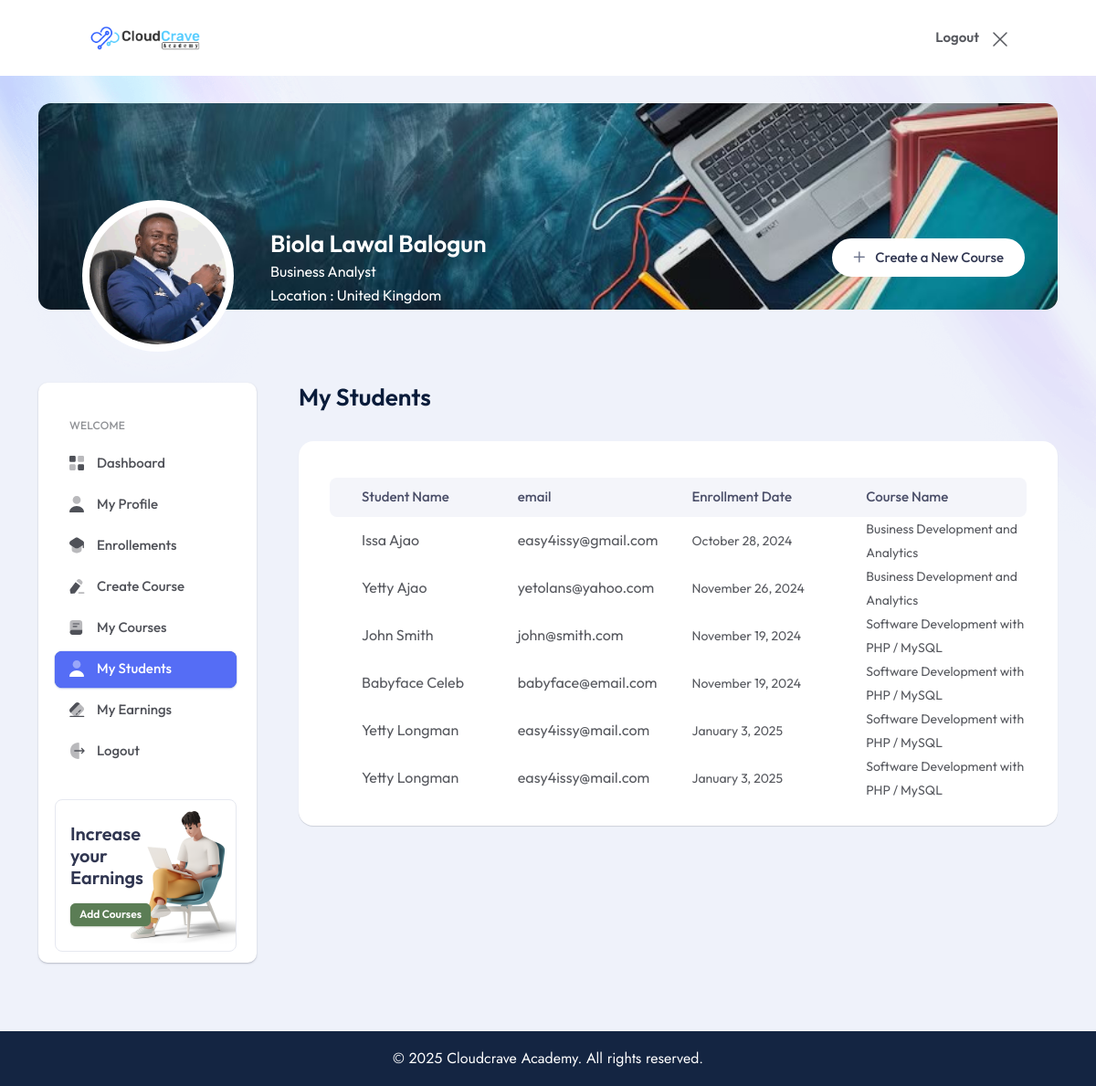
The page /instructor_students.php (signed in) on the database its author committed.
### tables this page shows
CREATE TABLE `instructors` (
  `instructor_id` int(11) NOT NULL,
  `instructor_name` varchar(255) NOT NULL,
  `bio` text DEFAULT NULL,
  `current_role` varchar(225) DEFAULT NULL,
  `profile_picture` varchar(255) DEFAULT NULL,
  `created_at` timestamp NOT NULL DEFAULT current_timestamp(),
  `gender` varchar(50) DEFAULT NULL,
  `location` varchar(255) DEFAULT NULL,
  `status` enum('pending','approved','rejected') DEFAULT 'pending',
  `email` varchar(255) NOT NULL,
  `password` varchar(255) NOT NULL,
  `phone_number` varchar(20) DEFAULT NULL,
  `bank_account_details` varchar(225) DEFAULT NULL
);

CREATE TABLE `students` (
  `student_id` int(11) NOT NULL,
  `name` varchar(255) NOT NULL,
  `email` varchar(255) NOT NULL,
  `created_at` timestamp NOT NULL DEFAULT current_timestamp(),
  `student_status` enum('Prospective Student','Current Student','Alumni') NOT NULL DEFAULT 'Prospective Student',
  `picture` varchar(255) DEFAULT 'assets/img/default-avatar.png',
  `phone` varchar(20) DEFAULT NULL,
  `gender` enum('Male','Female','Other') DEFAULT NULL,
  `city` varchar(100) DEFAULT NULL,
  `state_province` varchar(100) DEFAULT NULL,
  `country` varchar(100) DEFAULT NULL,
  `education` varchar(255) DEFAULT NULL,
  `field_study` varchar(255) DEFAULT NULL,
  `current_job_title` varchar(255) DEFAULT NULL,
  `employer_name` varchar(255) DEFAULT NULL,
  `special_requirements` text DEFAULT NULL,
  `how_did_you_hear_about_us` varchar(255) DEFAULT NULL,
  `agree_to_terms` tinyint(1) NOT NULL DEFAULT 0
);

CREATE TABLE `courses` (
  `course_id` int(11) NOT NULL,
  `course_name` varchar(255) NOT NULL,
  `category_id` int(11) DEFAULT NULL,
  `description` text DEFAULT NULL,
  `price` decimal(10,2) DEFAULT NULL,
  `discount_percentage` decimal(5,2) DEFAULT 0.00,
  `course_image_url` varchar(255) DEFAULT NULL,
  `intro_video_url` varchar(255) DEFAULT NULL,
  `duration` int(11) DEFAULT NULL,
  `prerequisites` text DEFAULT NULL,
  `level` enum('Beginner','Intermediate','Advanced') DEFAULT NULL,
  `created_at` timestamp NOT NULL DEFAULT current_timestamp(),
  `updated_at` timestamp NOT NULL DEFAULT current_timestamp() ON UPDATE current_timestamp(),
  `home_featured` int(10) NOT NULL,
  `banner_featured` int(10) NOT NULL,
  `status` enum('Draft','Published','Approved') DEFAULT 'Draft',
  `instructor_id` int(11) DEFAULT NULL,
  `mode` enum('Virtual','Physical','Recorded') DEFAULT 'Virtual',
  `registration_deadline` date DEFAULT NULL,
  `session_duration` int(11) NOT NULL,
  `session_duration_unit` enum('minutes','hours') NOT NULL,
  `start_datetime` datetime DEFAULT NULL,
  `timezone` varchar(50) NOT NULL,
  `training_days` set('Monday','Tuesday','Wednesday','Thursday','Friday','Saturday','Sunday') NOT NULL,
  `daily_start_time` time NOT NULL
);

### instructor_students.php (the view, shortened to what this page needs)
<!doctype html>
<html class="no-js" lang="zxx">
<head>
   <link rel="stylesheet" href="assets/css/bootstrap.css">
   <link rel="stylesheet" href="assets/css/animate.css">
   <link rel="stylesheet" href="assets/css/swiper-bundle.css">
   <link rel="stylesheet" href="assets/css/slick.css">
   <link rel="stylesheet" href="assets/css/magnific-popup.css">
   <link rel="stylesheet" href="assets/css/flatpickr.min.css">
   <link rel="stylesheet" href="assets/css/font-awesome-pro.css">
   <link rel="stylesheet" href="assets/css/spacing.css">
   <link rel="stylesheet" href="assets/css/main.css">
</head>
   <body>
       <header class="header-area">
         <div class="tp-header-2 tp-header-new-course">
            <div class="container-fluid">
               <div class="row align-items-center">
                  <div class="col-2">
                     <div class="tp-header-2-right d-flex align-items-center">
                        <div class="logo tp-header-logo">
                           <a href="index.html">
                              <img src="assets/img/logo/logo-black.png" alt="logo">
                           </a>
                        </div>
                     </div>
                  </div>
                  <div class="col-10">
                     <div class="tp-header-new-course-right d-flex justify-content-end">
                        <div class="tp-header-new-course-option d-none d-sm-block">
                           <a class="draft" href="logout.php">Logout</a>
                       </div>
                        <span>
                           <a href="logout.php"></a>
                        </span>
                     </div>
                  </div>
               </div>
            </div>
         </div>
      </header>
      <main class="tp-dashboard-body-bg">
   <?php
include_once 'connect.php';
$instructor_id = $_SESSION['instructor_id'];
$query = "SELECT * FROM instructors WHERE instructor_id = $instructor_id";
$result = $conn->query($query);
if ($result && $result->num_rows > 0) {
    $instructor = $result->fetch_assoc();
    $instructor_name = $instructor['instructor_name'];
    $location = $instructor['location'];
    $profile_picture = $instructor['profile_picture'];
    $role = $instructor['current_role'];
} else {
    $instructor_name = "Unknown Instructor";
    $location = "Not Assigned";
    $profile_picture = "default.jpg";
}
?>
         <section class="tp-dashboard-banner-wrap">
            <div class="tp-dashboard-banner-shape"><img src="assets/img/dashboard/bg/dashboard-bg-shape-1.jpg" alt=""></div>
            <div class="container">
               <div class="row">
                  <div class="col-lg-12">
                     <div class="tp-dashboard-banner-bg mt-30" data-background="assets/img/dashboard/bg/dashboard-bg-1.jpg">
                        <div class="tp-instructor-wrap d-flex justify-content-between">
                           <div class="tp-instructor-info d-flex">
                              <div class="tp-instructor-avatar">
                                 <img src="assets/uploads/instructors/<?php echo $profile_picture; ?>" alt=""  class="circular-image" width=120>
                              </div>
                              <div class="tp-instructor-content">
                                 <h4 class="tp-instructor-title"><?php echo $instructor_name; ?>  </h4>
                                 <div class="tp-instructor-rate  d-flex align-items-center">
                                    <span> <?php echo htmlspecialchars($role); ?> </span>
                                 </div>
                                 <div class="tp-instructor-rate  d-flex align-items-center">
                                    <span>Location : <?php echo htmlspecialchars($location); ?>  </span>
                                 </div>
                              </div>
                           </div>
                           <div class="tp-instructor-course-btn">
                              <a class="tp-btn-add-course" href="create_course.php"><i class="fa-regular fa-plus"></i> Create a New Course</a>
                           </div>
                        </div>
                     </div>
                  </div>
               </div>
            </div>
         </section>
         <section class="tpd-main pb-75">
            <div class="container">
               <div class="row">
                  <div class="col-lg-3">
                     <?php
         require_once 'instructor_menu.php';
                          ?>
                  </div>
                  <div class="col-lg-9">
                     <div class="tpd-content-layout">
                        <section class="tp-dashboard-course-wrapper">
                           <div class="row">
                              <div class="col-8">
                                 <div class="tp-dashboard-section">
                                    <h2 class="tp-dashboard-title">My Students</h2>
                                 </div>
                              </div>
                           </div>
                           <div class="row">
                              <div class="col-12">
                                 <div class="tp-dashboard-course-list">
                                    <ul>
                                       <li class="active">
                                          <div class="tp-dashboard-course-item">
                                          <div class="tp-dashboard-course-enroll">
                                                <h5 class="tp-dashboard-course-name-title">Student Name</h5>
                                             </div>
                                             <div class="tp-dashboard-course-enroll">
                                                <span>email  </span>
                                             </div>
                                             <div class="tp-dashboard-course-enroll">
                                                <span>Enrollment Date  </span>
                                             </div>
                                             <div class="tp-dashboard-course-rating">
                                                <span>Course Name </span>
                                             </div>
                                          </div>
                                       </li>
                                       <?php
include('connect.php');
$query = "SELECT s.student_id, s.name AS name, s.email, s.student_status, s.created_at, c.course_name
          FROM students s
          INNER JOIN enrollments e ON s.student_id = e.student_id
          INNER JOIN courses c ON e.course_id = c.course_id
          WHERE c.instructor_id = ?";
if ($stmt = mysqli_prepare($conn, $query)) {
    mysqli_stmt_bind_param($stmt, 'i', $instructor_id);
    mysqli_stmt_execute($stmt);
    $result = mysqli_stmt_get_result($stmt);
    if (mysqli_num_rows($result) > 0) {
        while ($row = mysqli_fetch_assoc($result)) {
         ?>
        <div class="tp-dashboard-course-item">
        <div class="tp-dashboard-course-enroll">
                                                <h5 class="tp-dashboard-course-name-title">
                        <?php echo htmlspecialchars($row['name']); ?>
                    </h5>
                </div>
                <div class="tp-dashboard-course-enroll">
                    <span><?php echo htmlspecialchars($row['email']); ?></span>
                </div>
                <div class="tp-dashboard-course-rating">
                    <span><?php echo date('F j, Y', strtotime($row['created_at'])); ?></span>
                </div>
                <div class="tp-dashboard-course-rating">
                <span><?php echo htmlspecialchars($row['course_name']); ?></span>
                </div>
            </div>
            <?php
        }
    } else {
        echo "<p>No students found for this instructor.</p>";
    }
} else {
    echo "<script type='text/javascript'>console.error('Error preparing the statement: " . mysqli_error($conn) . "');</script>";
}
?>
                                    </ul>
                                 </div>
                              </div>
                           </div>
                        </section>
                  </div>
               </div>
            </div>
         </section>
      </main>
       <footer>
        <div class="tp-footer-bottom tpd-dashboard-footer-bottom">
           <div class="container">
              <div class="row">
                 <div class="col-lg-12">
                    <div class="tp-footer-copyright text-center">
                       <span>© <?php echo date("Y"); ?> <a href="#">Cloudcrave Academy</a>. All rights reserved.</span>
                    </div>
                 </div>
              </div>
           </div>
        </div>
     </footer>
   </body>
</html>

### assets/css/spacing.css (style rules this page uses)
.mt-30 { margin-top:30px }
.pb-75 { padding-bottom:75px }

### rows shown on the page
instructors: profile_picture (picture), instructor_name "Biola Lawal Balogun", current_role "Business Analyst", location "United Kingdom"
students: name "Issa Ajao", email "easy4issy@gmail.com", created_at "October 28, 2024", courses.course_name "Business Development and Analytics"
students: name "Yetty Ajao", email "yetolans@yahoo.com", created_at "November 26, 2024", courses.course_name "Business Development and Analytics"
students: name "John Smith", email "john@smith.com", created_at "November 19, 2024", courses.course_name "Software Development with PHP / MySQL"
students: name "Babyface Celeb", email "babyface@email.com", created_at "November 19, 2024", courses.course_name "Software Development with PHP / MySQL"
students: name "Yetty Longman", email "easy4issy@mail.com", created_at "January 3, 2025", courses.course_name "Software Development with PHP / MySQL"
